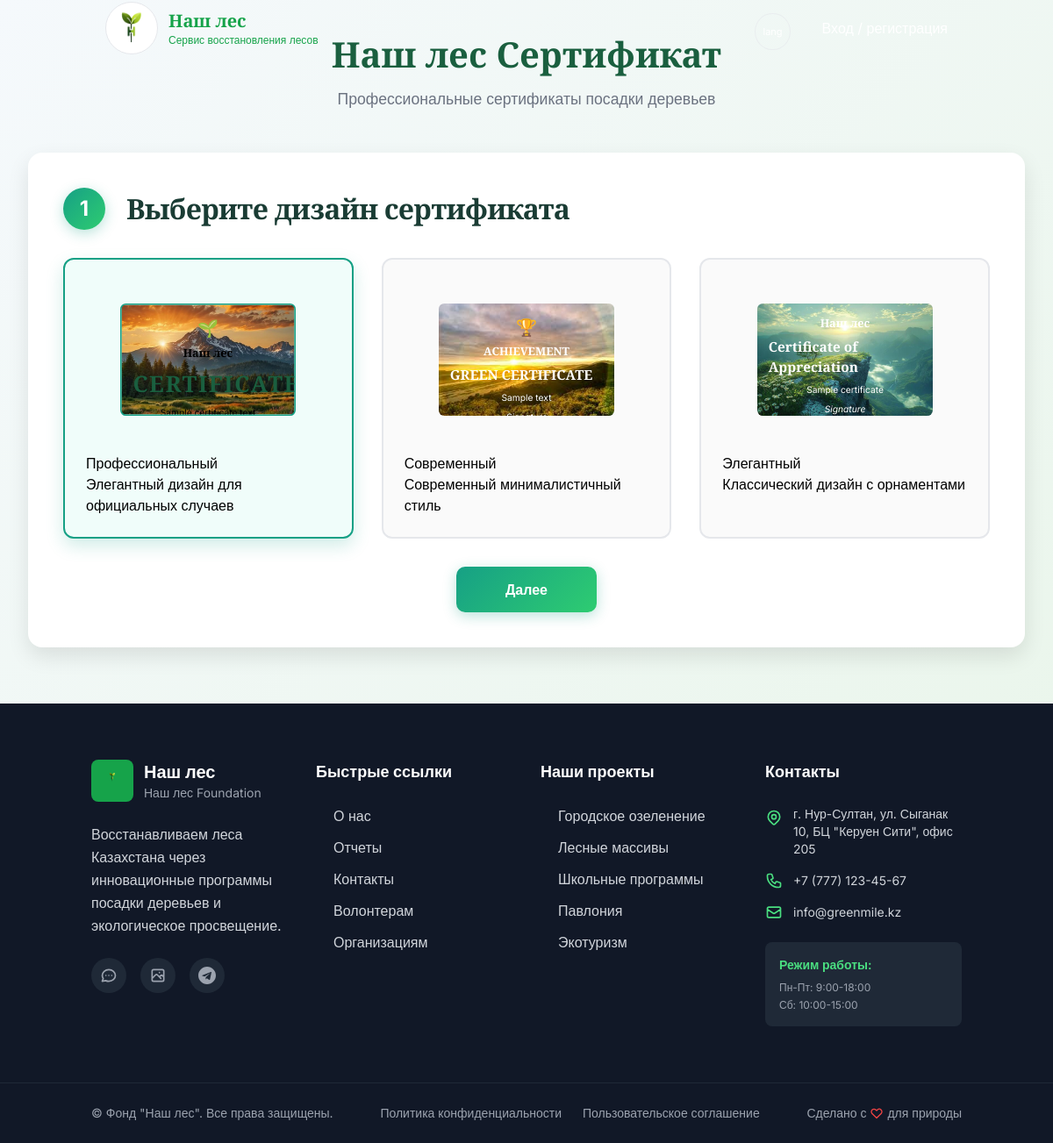
The app's page /certificate/ with its own data.
### main_app/models.py (models this page shows, shortened)
class CertificateTemplate(models.Model):
    design = models.CharField(max_length=20, choices=DESIGN_CHOICES)
    variation = models.CharField(
        max_length=50,
        help_text="Введите имя сертификата, например: 'v1'",
        default="default"
    )
    name = models.CharField(max_length=100, blank=True,
                            help_text="Template display name")
    description = models.TextField(
        blank=True, help_text="Template description")
    background_image = models.ImageField(
        upload_to="certificate_templates/",
        blank=True,
        null=True,
        help_text="Upload certificate template background image"
    )
    is_active = models.BooleanField(default=True, null=True)
    created_at = models.DateTimeField(auto_now_add=True, null=True)
    updated_at = models.DateTimeField(auto_now=True, null=True)
    class Meta:
        unique_together = ('design', 'variation')
        ordering = ['design', 'variation']

### main_app/views.py (the view)
# urls.py: path('certificate/', views.certificate, name='certificate'),
def certificate(request):
    language = get_language(request)
    templates = CertificateTemplate.objects.filter(is_active=True)
    import os
    print("=== FILE EXISTENCE CHECK ===")
    for template in templates:
        if template.background_image:
            full_path = os.path.join(
                settings.MEDIA_ROOT, template.background_image.name)
            exists = os.path.exists(full_path)
            print(f"Template: {template.name}")
            print(f"  DB Path: {template.background_image.name}")
            print(f"  Full Path: {full_path}")
            print(f"  Exists: {exists}")
            if not exists:
                filename = os.path.basename(template.background_image.name)
                root_path = os.path.join(settings.MEDIA_ROOT, filename)
                root_exists = os.path.exists(root_path)
                print(f"  Root Path: {root_path}")
                print(f"  Root Exists: {root_exists}")
    templates_by_design = {}
    for design_code, design_name in DESIGN_CHOICES:
        design_templates = templates.filter(
            design=design_code).order_by('variation')
        templates_by_design[design_code] = list(design_templates)
    print("=== TEMPLATE DEBUG INFO ===")
    for design, template_list in templates_by_design.items():
        print(f"Design: {design}, Templates: {len(template_list)}")
        for t in template_list:
            print(
                f"  - {t.name}: {t.background_image.url if t.background_image else 'No image'}")
    serialized_templates = {}
    for design, template_list in templates_by_design.items():
        serialized_templates[design] = []
        for t in template_list:
            if t.background_image:
                import os
                expected_path = os.path.join(
                    settings.MEDIA_ROOT, t.background_image.name)
                actual_filename = os.path.basename(t.background_image.name)
                root_path = os.path.join(settings.MEDIA_ROOT, actual_filename)
                if not os.path.exists(expected_path) and os.path.exists(root_path):
                    background_url = f"/media/{actual_filename}"
                else:
                    background_url = t.background_image.url
            else:
                background_url = ''
            template_data = {
                'id': t.id,
                'variation': t.variation,
                'name': t.name or f"{t.get_design_display()} {t.variation}",
                'description': t.description or f"{t.get_design_display()} template",
                'background_image': background_url
            }
            serialized_templates[design].append(template_data)
    certificate_templates = {}
    for design_code, design_name in DESIGN_CHOICES:
        try:
            default_template = templates.filter(design=design_code).first()
            certificate_templates[design_code] = default_template
        except Exception as e:
            logger.error(f"Error getting template for {design_code}: {e}")
            certificate_templates[design_code] = None
    context = {
        'language': language,
        'navigation': site_data['navigation'][language],
        'navigation_links': site_data.get('navigation_links', {}),
        'contact': site_data.get('contact', {}),
        'certificate_templates': certificate_templates,
        'templates_by_design_json': json.dumps(serialized_templates),
        'templates_by_design': templates_by_design,  # Add this for template debugging
    }
    return render(request, 'certificate.html', context)

### main_app/templatetags/custom_filters.py (called while the page is built)
@register.filter
def lookup(value, key):
    return value.get(key, '') if isinstance(value, dict) else value

### main_app/views.py (called while the page is built)
def get_language(request):
    return request.session.get('language', 'ru')

### templates/certificate.html (shortened to what this page needs)
{% extends "basement/base.html" %}
{% load static %}
{% load custom_filters %}
{% block content %}
<div class="certificate-page">
    <div class="page-header">
        <h1 class="page-title">
            {% if language == 'ru' %}Наш лес Сертификат{% elif language == 'kz' %}Наш лес Сертификаты{% else %}Наш лес Certificate{% endif %}
        </h1>
        <p class="page-subtitle">
            {% if language == 'ru' %}Профессиональные сертификаты посадки деревьев{% elif language == 'kz' %}Кәсіби ағаш отырғызу сертификаттары{% else %}Professional tree planting certificates{% endif %}
        </p>
    </div>
    <div class="step-container js-step-container" data-step="1" style="display: block;">
        <div class="step-header">
            <div class="step-number">1</div>
            <h2 class="step-title">
                {% if language == 'ru' %}Выберите дизайн сертификата{% elif language == 'kz' %}Сертификат дизайнын таңдаңыз{% else %}Choose certificate design{% endif %}
            </h2>
        </div>
        <div class="design-grid">
            <div class="design-card active js-design-card" data-design="professional">
                <div class="design-preview">
                    <div class="cert-preview cert-professional"
                        style="background-image: url('{% if certificate_templates.professional.background_image %}{{ certificate_templates.professional.background_image.url }}{% else %}{% static 'img/default-professional.jpg' %}{% endif %}');
                        background-size: cover; background-position: center;"
                    >
                        <div class="cert-header">
                            <div class="cert-logo">🌱</div>
                            <div class="cert-title">Наш лес </div>
                        </div>
                        <div class="cert-main-title">CERTIFICATE</div>
                        <div class="cert-content">
                            <div class="cert-text">Sample certificate text</div>
                        </div>
                    </div>
                </div>
                <div class="design-info">
                    <h3>{% if language == 'ru' %}Профессиональный{% elif language == 'kz' %}Кәсіби{% else %}Professional{% endif %}</h3>
                    <p>{% if language == 'ru' %}Элегантный дизайн для официальных случаев{% elif language == 'kz' %}Ресми жағдайлар үшін әдемі дизайн{% else %}Elegant design for official occasions{% endif %}</p>
                </div>
            </div>
            <div class="design-card js-design-card" data-design="modern">
                <div class="design-preview">
                    <div class="cert-preview cert-modern"
                        style="background-image: url('{% if certificate_templates.modern.background_image %}{{ certificate_templates.modern.background_image.url }}{% else %}{% static 'img/default-modern.jpg' %}{% endif %}');
                        background-size: cover; background-position: center;"
                    >
                        <div class="cert-header-modern">
                            <div class="cert-badge">🏆</div>
                            <div class="cert-title-modern">ACHIEVEMENT</div>
                        </div>
                        <div class="cert-main-title-modern">GREEN CERTIFICATE</div>
                        <div class="cert-content-modern">
                            <div class="cert-text-modern">Sample text</div>
                            <div class="cert-signature-modern">Signature</div>
                        </div>
                    </div>
                </div>
                <div class="design-info">
                    <h3>{% if language == 'ru' %}Современный{% elif language == 'kz' %}Заманауи{% else %}Modern{% endif %}</h3>
                    <p>{% if language == 'ru' %}Современный минималистичный стиль{% elif language == 'kz' %}Қазіргі заманғы минималистік стиль{% else %}Contemporary minimalist style{% endif %}</p>
                </div>
            </div>
            <div class="design-card js-design-card" data-design="elegant">
                <div class="design-preview">
                    <div class="cert-preview cert-elegant"
                        style="background-image: url('{% if certificate_templates.elegant.background_image %}{{ certificate_templates.elegant.background_image.url }}{% else %}{% static 'img/default-elegant.jpg' %}{% endif %}');
                        background-size: cover; background-position: center;"
                    >
                        <div class="cert-border-elegant">
                            <div class="cert-header-elegant">Наш лес </div>
                            <div class="cert-main-title-elegant">Certificate of Appreciation</div>
                            <div class="cert-content-elegant">
                                <div class="cert-text-elegant">Sample certificate</div>
                                <div class="cert-signature-elegant">Signature</div>
                            </div>
                        </div>
                    </div>
                </div>
                <div class="design-info">
                    <h3>{% if language == 'ru' %}Элегантный{% elif language == 'kz' %}Сәнді{% else %}Elegant{% endif %}</h3>
                    <p>{% if language == 'ru' %}Классический дизайн с орнаментами{% elif language == 'kz' %}Ою-өрнекті классикалық дизайн{% else %}Classic design with ornaments{% endif %}</p>
                </div>
            </div>
        </div>
        <div class="step-actions">
            <button class="btn-primary js-step-next">
                {% if language == 'ru' %}Далее{% elif language == 'kz' %}Әрі қарай{% else %}Next{% endif %}
            </button>
        </div>
    </div>
</div>
{% endblock %}

### templates/basement/navbar.html (style rules this page uses)
:root { --primary-green: #16a34a; --dark-green: #14532d; --sage-green: #a3e635; --light-beige: #f5f5f4; --warm-gray: #d4d4d8; --text-dark: #1f2937; --text-light: #f9fafb; }
body { font-family: 'Inter', sans-serif; }

### templates/certificate.html (style rules this page uses)
* { box-sizing: border-box; }
body { margin: 0; font-family: 'Inter', sans-serif; background: linear-gradient(135deg, #f5f9fc 0%, #e8f5e8 100%); }
.certificate-page { max-width: 1280px; margin: 0 auto; padding: 2rem; min-height: 100vh; }
.page-header { text-align: center; margin-bottom: 3rem; }
.page-title { font-family: 'Playfair Display', serif; font-size: 2.5rem; font-weight: 700; color: #1a5f3f; margin-bottom: 0.5rem; }
.page-subtitle { font-size: 1.1rem; color: #6b7280; font-weight: 400; }
.step-container { background: white; border-radius: 16px; box-shadow: 0 10px 25px rgba(0, 0, 0, 0.1); padding: 2.5rem; margin-bottom: 2rem; position: relative; z-index: 1; }
.step-header { display: flex; align-items: center; gap: 1.5rem; margin-bottom: 2rem; }
.step-number { width: 48px; height: 48px; background: linear-gradient(135deg, #16a085, #2ecc71); color: white; border-radius: 50%; display: flex; align-items: center; justify-content: center; font-size: 1.5rem; font-weight: 700; box-shadow: 0 4px 15px rgba(22, 160, 133, 0.3); }
.step-title { font-family: 'Playfair Display', serif; font-size: 2rem; color: #1a3c34; margin: 0; font-weight: 700; letter-spacing: -0.025em; }
.step-actions { display: flex; justify-content: center; gap: 1.5rem; margin-top: 2rem; position: relative; z-index: 1; }
.btn-primary, .btn-secondary { padding: 0.875rem 2rem; border-radius: 10px; font-size: 1rem; font-weight: 600; border: none; cursor: pointer; transition: all 0.3s ease; min-width: 160px; text-align: center; }
.btn-primary { background: linear-gradient(135deg, #16a085, #2ecc71); color: white; box-shadow: 0 4px 15px rgba(22, 160, 133, 0.3); }
.design-grid { display: grid; grid-template-columns: repeat(auto-fit, minmax(300px, 1fr)); gap: 2rem; margin-bottom: 2rem; }
.design-card { border: 2px solid #e5e7eb; border-radius: 12px; padding: 1.5rem; cursor: pointer; transition: all 0.3s ease; background: #fafafa; }
.design-card.active { border-color: #16a085; background: #f0fdfa; box-shadow: 0 8px 20px rgba(22, 160, 133, 0.2); }
.design-preview { margin-bottom: 1rem; height: 180px; display: flex; align-items: center; justify-content: center; }
.cert-preview { width: 250px; height: 160px; border-radius: 8px; position: relative; overflow: hidden; transform: scale(0.8); }
.cert-professional { background: linear-gradient(135deg, #ffffff 0%, #f8f9fa 100%); border: 2px solid #16a085; padding: 1rem; }
.cert-modern { background: linear-gradient(135deg, #1e3a8a 0%, #3730a3 100%); color: white; padding: 1rem; }
.cert-elegant { background: linear-gradient(135deg, #7c3aed 0%, #a855f7 100%); color: white; padding: 1rem; }
.cert-header, .cert-header-modern, .cert-header-elegant { text-align: center; margin-bottom: 0.5rem; }
.cert-logo, .cert-badge { font-size: 1.5rem; margin-bottom: 0.25rem; }
.cert-title, .cert-title-modern, .cert-header-elegant { font-family: 'Playfair Display', serif; font-size: 1rem; font-weight: 700; }
.cert-main-title, .cert-main-title-modern, .cert-main-title-elegant { font-family: 'Playfair Display', serif; font-size: 1.2rem; font-weight: 700; margin: 0.5rem 0; }
.cert-content, .cert-content-modern, .cert-content-elegant { text-align: center; font-size: 0.8rem; }
.cert-text, .cert-text-modern, .cert-text-elegant { margin-bottom: 0.5rem; }
.cert-signature, .cert-signature-modern, .cert-signature-elegant { font-style: italic; font-size: 0.8rem; }
.cert-main-title { font-family: 'Playfair Display', serif; font-size: 2rem; font-weight: 700; color: #1a5f3f; margin-bottom: 0.5rem; letter-spacing: 2px; }

### records on screen
CertificateTemplate: background_image (placeholder picture)
CertificateTemplate: background_image (placeholder picture)
CertificateTemplate: background_image (placeholder picture)

### other values on screen
{{ link|lookup:language }} "О нас" "Отчеты" "Контакты" "Волонтерам" "Организациям"
{{ project|lookup:language }} "Городское озеленение" "Лесные массивы" "Школьные программы" "Павлония" "Экотуризм"
{{ contact.address }} "г. Нур-Султан, ул. Сыганак 10, БЦ \"Керуен Сити\", офис 205"
{{ contact.phone }} "+7 (777) 123-45-67"
{{ contact.email }} "info@greenmile.kz"
